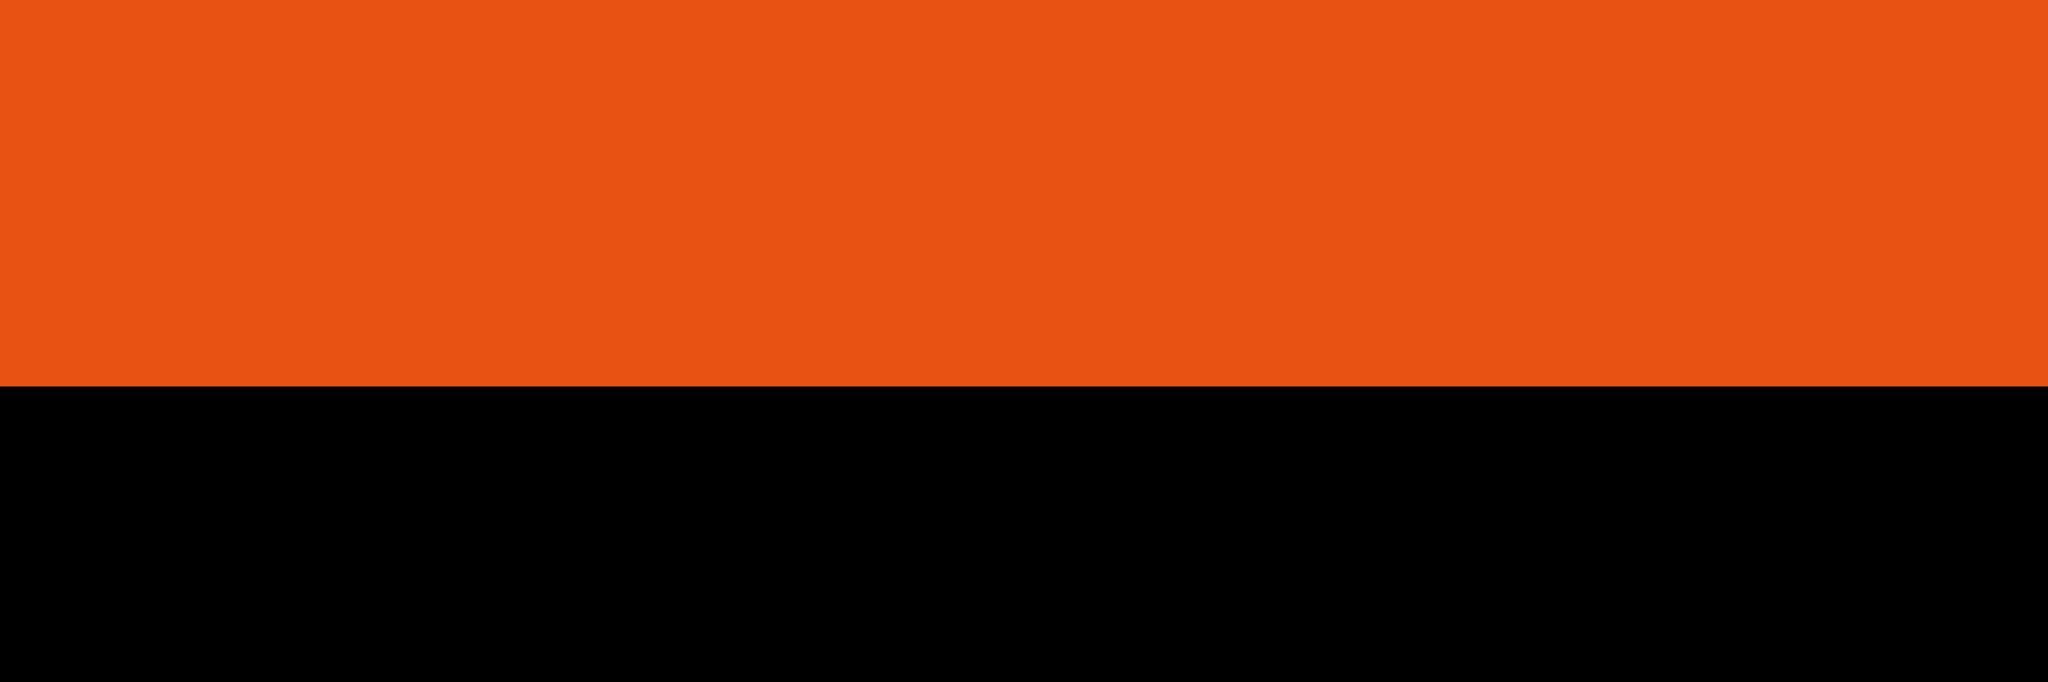

Below is a game level as drawn by its tile map, then a one-line description and the .tmx that defines it (tile-layer data replaced by summaries):
An orthogonal 180x60 tile map with 64x64 px tiles, 3 tile layers (Background, Platforms, Braziers) and 1 object (Player).

<map version="1.10" tiledversion="1.10.2" orientation="orthogonal" renderorder="right-down" width="180" height="60" tilewidth="64" tileheight="64" infinite="0" nextlayerid="5" nextobjectid="3">
 <tileset firstgid="1" name="orange" tilewidth="64" tileheight="64" tilecount="324" columns="18">
  <image source="../../graphics/game/tilesets/orange.jpg" width="1200" height="1200" />
 </tileset>
 <layer id="1" name="Background" width="180" height="60">
  <data>[10800 cells, 6120 non-empty, 1 distinct tile ids]</data>
 </layer>
 <layer id="2" name="Platforms" width="180" height="60">
  <data>[10800 cells, 0 non-empty, 0 distinct tile ids]</data>
 </layer>
 <layer id="3" name="Braziers" width="180" height="60">
  <data>[10800 cells, 0 non-empty, 0 distinct tile ids]</data>
 </layer>
 <objectgroup id="4" name="Objects">
  <object id="2" name="Player" x="1018" y="2168">
   <point />
  </object>
 </objectgroup>
</map>
